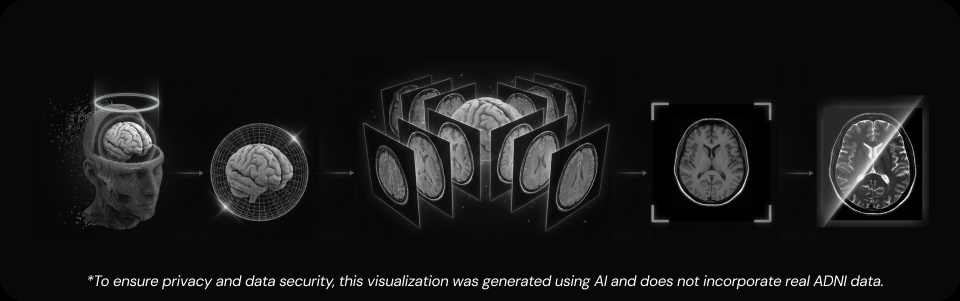
#> input picture img/thumbnail.png, 1920 x 602 px (shown at 1/2 size); its folder holds only this picture in this run
$ python -i processor.py   (imports and definitions only)   (older library calls are emulated)
#> lines starting #> are read from the running program, lines starting #| are printed output that depends on the picture
#> further down, picture is the input picture: shape (602, 1920, 3); mean B, G, R 23.8, 23.7, 23.6
"""Image enhancement processor using Grey Wolf Optimization (GWO)."""

from __future__ import annotations

import random
from collections import defaultdict
from pathlib import Path
from typing import Dict, List, Optional, Tuple

try:
    import cv2
    import numpy as np
    from scipy import ndimage
    from skimage.exposure import equalize_adapthist
    CV2_AVAILABLE = True
    NUMPY_AVAILABLE = True
    SCIPY_AVAILABLE = True
    SKIMAGE_AVAILABLE = True
except ImportError:
    CV2_AVAILABLE = False
    NUMPY_AVAILABLE = False
    SCIPY_AVAILABLE = False
    SKIMAGE_AVAILABLE = False


# [12 lines left out: function get_brain_mask, not called in this run]


class GreyWolfOptimizer:
    """Grey Wolf Optimization algorithm for parameter optimization."""

    # [128 lines left out: functions __init__, _clip, optimize, not called in this run]


class ImageEnhancer:
    """Collection of basic enhancement operators."""

    # [43 lines left out: functions clahe_enhancement, gabor_enhancement, unsharp_masking, not called in this run]

    @staticmethod
    def adaptive_enhancement(
        img: np.ndarray,
        clahe_clip: float = 2.0,
        gabor_strength: float = 0.3,
        unsharp_sigma: float = 1.0,
        unsharp_strength: float = 1.5
    ) -> np.ndarray:
        """Apply adaptive enhancement combining CLAHE, Gabor, and Unsharp."""
#> called with clahe_clip = 2, gabor_strength = 0.3, unsharp_sigma = 1, unsharp_strength = 1.5
        if img.max() > 1.0:
            img = img.astype(np.float32) / 255.0
        # CLAHE
        out = equalize_adapthist(img, clip_limit=clahe_clip)
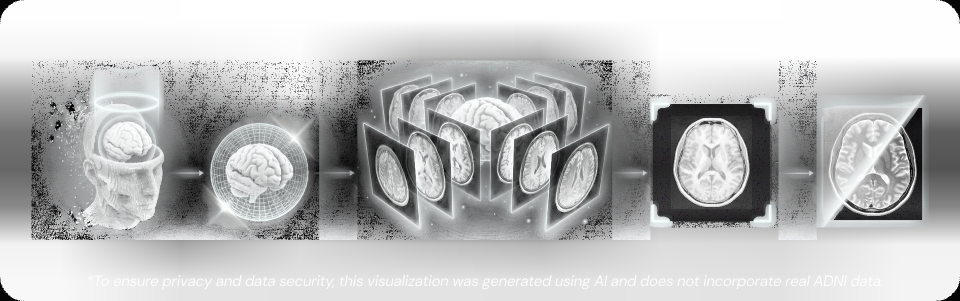
#> out: shape (602, 1920, 3) float32 (shown at 1/2 size); mean of channels 0, 1, 2 0.739, 0.738, 0.735; drawn as B, G, R
        # Gabor
        if gabor_strength > 0:
            kernel = cv2.getGaborKernel((15, 15), 3, 0, 10, 0.5, 0, ktype=cv2.CV_32F)
            resp = cv2.filter2D(out, cv2.CV_32F, kernel)
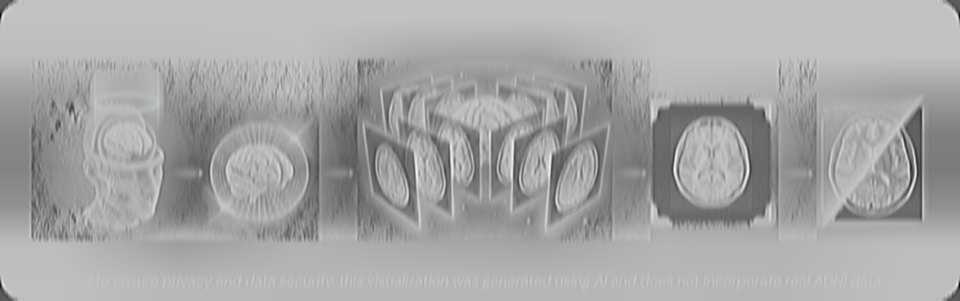
#> resp: shape (602, 1920, 3) float32 (shown at 1/2 size); mean of channels 0, 1, 2 10.8, 10.8, 10.7; drawn with min black and max white
            out = out + gabor_strength * resp
        # Unsharp
        blur = ndimage.gaussian_filter(out, sigma=unsharp_sigma)
        out = np.clip(out + unsharp_strength * (out - blur), 0, 1)
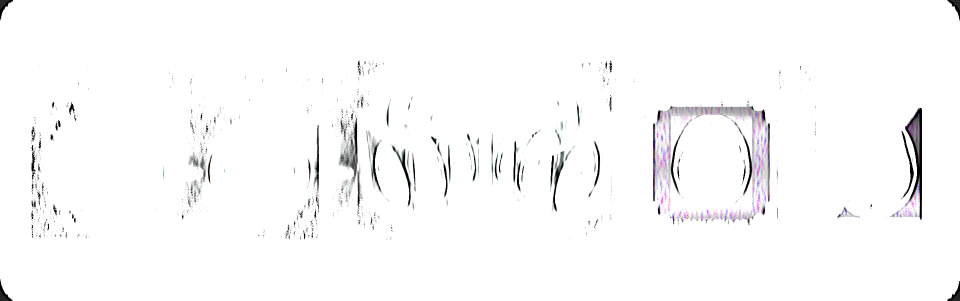
#> out: shape (602, 1920, 3) float32 (shown at 1/2 size); mean of channels 0, 1, 2 0.982, 0.981, 0.982; drawn as B, G, R
        return (out * 255).astype(np.uint8)


class ImageQualityMetrics:
    """Mask-aware image quality metrics."""

    # [36 lines left out: functions _prep, calculate_entropy, calculate_edge_energy, calculate_local_contrast, not called in this run]


class ImageEnhancementProcessor:
    """Processor for image enhancement using GWO optimization."""

    # [260 lines left out: functions __init__, check_prerequisites, _get_bounds, _create_fitness_function, _apply_best_enhancement, enhance_single_image and 1 more, not called in this run]

>>> import cv2
>>> picture = cv2.imread('../../../../img/thumbnail.png')
>>> result = ImageEnhancer().adaptive_enhancement(picture)
